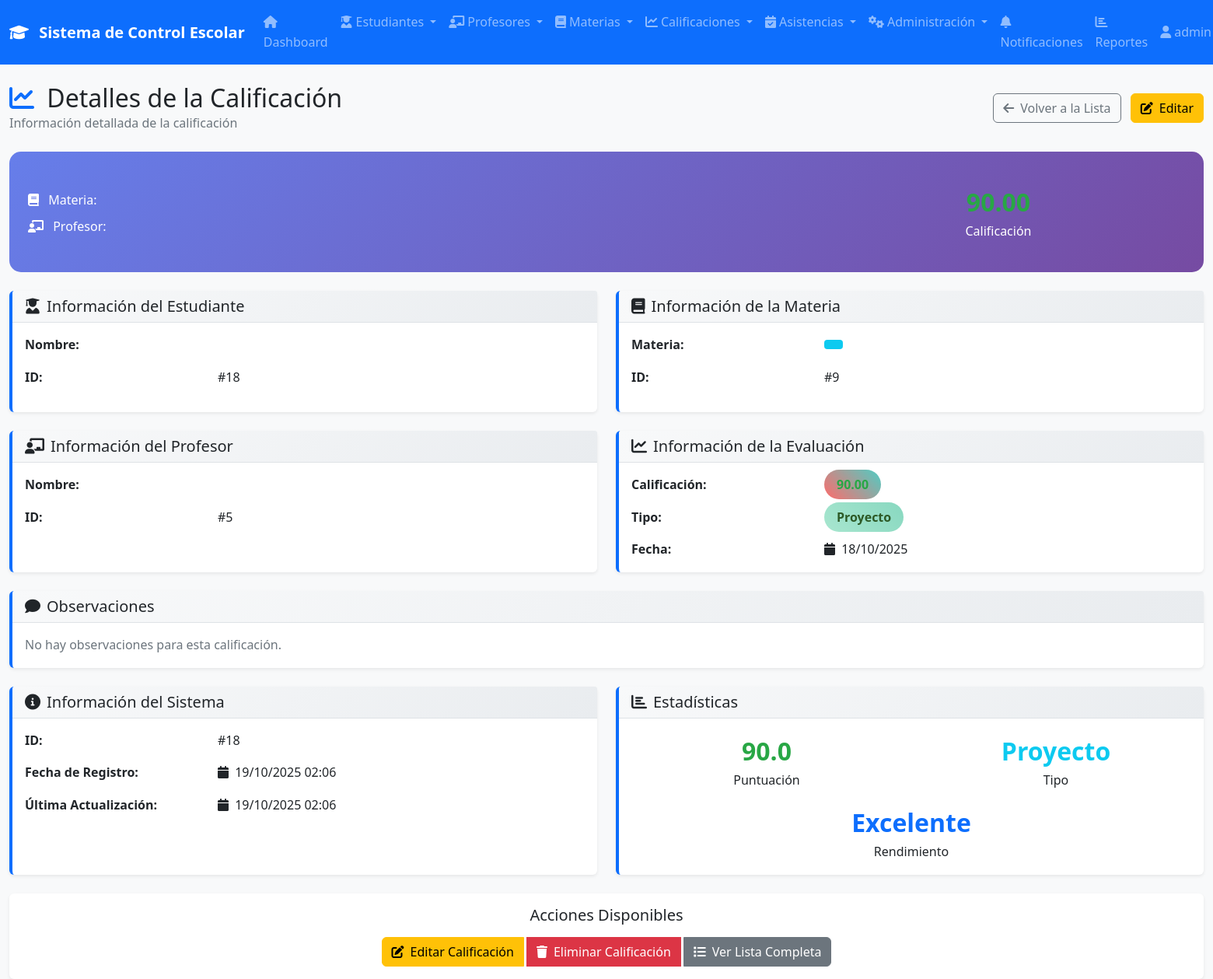
/modules/calificaciones/ver.php?id=18 (signed in), run on the app's committed database.
### tables this page shows
CREATE TABLE IF NOT EXISTS `calificaciones` (
  `id` int NOT NULL AUTO_INCREMENT,
  `estudiante_id` int NOT NULL,
  `materia_id` int NOT NULL,
  `profesor_id` int NOT NULL,
  `tipo_evaluacion` enum('examen','tarea','proyecto','participacion','practica') NOT NULL,
  `calificacion` decimal(5,2) NOT NULL,
  `fecha_evaluacion` date NOT NULL,
  `observaciones` text,
  `fecha_creacion` timestamp NULL DEFAULT CURRENT_TIMESTAMP,
  `fecha_actualizacion` timestamp NULL DEFAULT CURRENT_TIMESTAMP ON UPDATE CURRENT_TIMESTAMP,
  PRIMARY KEY (`id`),
  KEY `materia_id` (`materia_id`),
  KEY `profesor_id` (`profesor_id`),
  KEY `idx_calificaciones_estudiante_materia` (`estudiante_id`,`materia_id`)
);

### modules/calificaciones/ver.php (the view, shortened to what the rows shown need)
<?php
$page_title = 'Detalles de la Calificación';
$calificacion_id = isset($_GET['id']) ? (int)$_GET['id'] : 0;
try {
    $pdo = conectarDB();
    $sql = "
        SELECT
            c.*,
            e.nombre as estudiante_nombre,
            e.apellido_paterno as estudiante_apellido,
            e.apellido_materno as estudiante_apellido_materno,
            m.nombre as materia_nombre,
            p.nombre as profesor_nombre,
            p.apellido_paterno as profesor_apellido,
            p.apellido_materno as profesor_apellido_materno
        FROM calificaciones c
        LEFT JOIN estudiantes e ON c.estudiante_id = e.id
        LEFT JOIN materias m ON c.materia_id = m.id
        LEFT JOIN profesores p ON c.profesor_id = p.id
        WHERE c.id = ?
    ";
    $stmt = $pdo->prepare($sql);
    $stmt->execute([$calificacion_id]);
    $calificacion = $stmt->fetch(PDO::FETCH_ASSOC);
} catch (Exception $e) {
    $_SESSION['error'] = 'Error al cargar los datos de la calificación: ' . $e->getMessage();
    redirect('index.php');
}
include __DIR__ . '/../../includes/navbar.php';
?>
<!DOCTYPE html>
<html lang="es">
<head>
    <link href="https://cdn.jsdelivr.net/npm/bootstrap@5.1.3/dist/css/bootstrap.min.css" rel="stylesheet">
    <link href="https://cdnjs.cloudflare.com/ajax/libs/font-awesome/6.0.0/css/all.min.css" rel="stylesheet">
    <link href="../../assets/css/style.css" rel="stylesheet">
</head>
<body>
    <div class="container-fluid mt-4">
        <div class="row">
            <div class="col-12">
                <div class="d-flex justify-content-between align-items-center mb-4">
                    <div>
                        <h2 class="mb-0">
                            <i class="fas fa-chart-line me-2 text-primary"></i>
                            <?php echo $page_title; ?>
                        </h2>
                    </div>
                </div>
                                <?php
                                $nota = $calificacion['calificacion'];
                                $clase_nota = '';
                                if ($nota >= 90) $clase_nota = 'nota-excelente';
                                elseif ($nota >= 80) $clase_nota = 'nota-buena';
                                elseif ($nota >= 70) $clase_nota = 'nota-regular';
                                else $clase_nota = 'nota-mala';
                                ?>
                <div class="row">
                    <div class="col-lg-6 mb-4">
                        <div class="card info-card h-100">
                            <div class="card-body">
                                <div class="row mb-3">
                                    <div class="col-sm-4">
                                        <strong>ID:</strong>
                                    </div>
                                    <div class="col-sm-8">
                                        #<?php echo $calificacion['estudiante_id']; ?>
                                    </div>
                                </div>
                            </div>
                        </div>
                    </div>
                    <div class="col-lg-6 mb-4">
                        <div class="card info-card h-100">
                            <div class="card-body">
                                <div class="row">
                                    <div class="col-sm-4">
                                        <strong>ID:</strong>
                                    </div>
                                    <div class="col-sm-8">
                                        #<?php echo $calificacion['materia_id']; ?>
                                    </div>
                                </div>
                            </div>
                        </div>
                    </div>
                    <div class="col-lg-6 mb-4">
                        <div class="card info-card h-100">
                            <div class="card-body">
                                <div class="row">
                                    <div class="col-sm-4">
                                        <strong>ID:</strong>
                                    </div>
                                    <div class="col-sm-8">
                                        #<?php echo $calificacion['profesor_id']; ?>
                                    </div>
                                </div>
                            </div>
                        </div>
                    </div>
                    <div class="col-lg-6 mb-4">
                        <div class="card info-card h-100">
                            <div class="card-body">
                                <div class="row mb-3">
                                    <div class="col-sm-8">
                                        <span class="calificacion-badge <?php echo $clase_nota; ?>">
                                            <?php echo number_format($calificacion['calificacion'], 2); ?>
                                        </span>
                                    </div>
                                </div>
                                <div class="row mb-3">
                                    <div class="col-sm-8">
                                        <span class="tipo-badge">
                                            <?php echo ucfirst($calificacion['tipo_evaluacion']); ?>
                                        </span>
                                    </div>
                                </div>
                                <div class="row">
                                    <div class="col-sm-4">
                                        <strong>Fecha:</strong>
                                    </div>
                                    <div class="col-sm-8">
                                        <i class="fas fa-calendar me-1"></i>
                                        <?php echo date('d/m/Y', strtotime($calificacion['fecha_evaluacion'])); ?>
                                    </div>
                                </div>
                            </div>
                        </div>
                    </div>
                    <div class="col-lg-6 mb-4">
                        <div class="card info-card h-100">
                            <div class="card-body">
                                <div class="row mb-3">
                                    <div class="col-sm-4">
                                        <strong>ID:</strong>
                                    </div>
                                    <div class="col-sm-8">
                                        #<?php echo $calificacion['id']; ?>
                                    </div>
                                </div>
                                <div class="row mb-3">
                                    <div class="col-sm-4">
                                        <strong>Fecha de Registro:</strong>
                                    </div>
                                    <div class="col-sm-8">
                                        <i class="fas fa-calendar me-1"></i>
                                        <?php echo date('d/m/Y H:i', strtotime($calificacion['fecha_creacion'])); ?>
                                    </div>
                                </div>
                                <div class="row">
                                    <div class="col-sm-4">
                                        <strong>Última Actualización:</strong>
                                    </div>
                                    <div class="col-sm-8">
                                        <i class="fas fa-calendar me-1"></i>
                                        <?php echo date('d/m/Y H:i', strtotime($calificacion['fecha_actualizacion'])); ?>
                                    </div>
                                </div>
                            </div>
                        </div>
                    </div>
                    <div class="col-lg-6 mb-4">
                        <div class="card info-card h-100">
                            <div class="card-body">
                                <div class="row mb-3">
                                    <div class="col-sm-6">
                                        <div class="text-center">
                                            <div class="stat-value <?php echo $clase_nota; ?>"><?php echo number_format($calificacion['calificacion'], 1); ?></div>
                                            <div>Puntuación</div>
                                        </div>
                                    </div>
                                    <div class="col-sm-6">
                                        <div class="text-center">
                                            <div class="stat-value text-info"><?php echo ucfirst($calificacion['tipo_evaluacion']); ?></div>
                                            <div>Tipo</div>
                                        </div>
                                    </div>
                                </div>
                                <div class="row">
                                    <div class="col-12">
                                        <div class="text-center">
                                            <?php
                                            $rendimiento = '';
                                            if ($nota >= 90) $rendimiento = 'Excelente';
                                            elseif ($nota >= 80) $rendimiento = 'Bueno';
                                            elseif ($nota >= 70) $rendimiento = 'Regular';
                                            else $rendimiento = 'Necesita Mejorar';
                                            ?>
                                            <div class="stat-value text-primary"><?php echo $rendimiento; ?></div>
                                            <div>Rendimiento</div>
                                        </div>
                                    </div>
                                </div>
                            </div>
                        </div>
                    </div>
                </div>
            </div>
        </div>
    </div>
</body>
</html>

### data on the page
calificaciones: estudiante "18", materia "9", profesor "5", calificacion "90.00", tipo_evaluacion "Proyecto", fecha_evaluacion "18/10/2025", id "18", fecha_creacion "19/10/2025 02:06", fecha_actualizacion "19/10/2025 02:06", calificacion "90.0", calificacion "Excelente"

### other printed values
SITE_NAME "Sistema de Control Escolar"
$_SESSION['username'] "admin…"
$page_title "Detalles de la Calificación"
